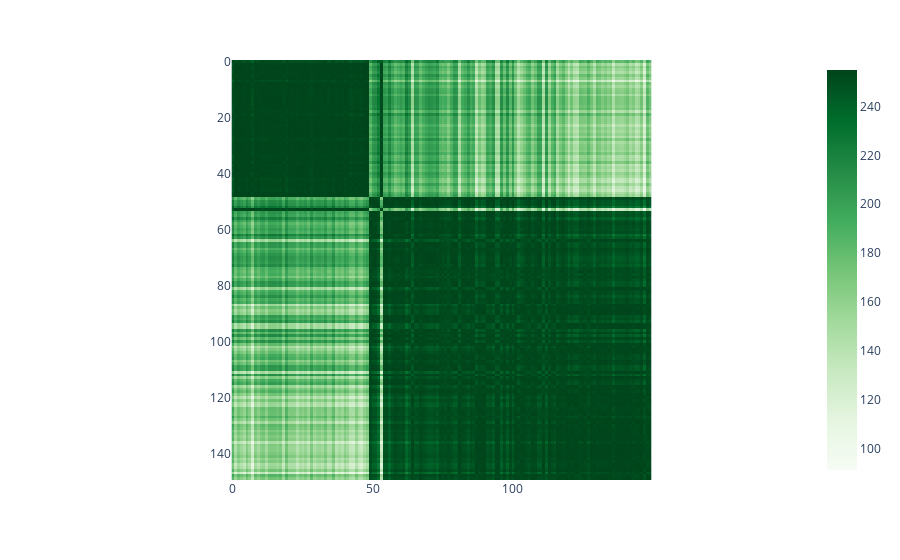

The notebook cell this image was saved under:
### Code cell
plot = px.imshow(color_matrix, color_continuous_scale = "greens")
plot.show(config = {'scrollZoom': True})

### Figure 1 — Plotly figure (JSON) as saved in the notebook; plotly's stock layout.template omitted (floating-point values rounded to 4 significant figures; data arrays with more than 128 entries replaced by an {"elided": "..."} marker saying what was removed)
{"data": [{"coloraxis": "coloraxis", "hovertemplate": "x: %{x}<br>y: %{y}<br>color: %{z}<extra></extra>", "name": "0", "type": "heatmap", "xaxis": "x", "yaxis": "y", "z": {"elided": "150x150 float values"}}], "layout": {"coloraxis": {"colorscale": [[0, "rgb(247,252,245)"], [0.125, "rgb(229,245,224)"], [0.25, "rgb(199,233,192)"], [0.375, "rgb(161,217,155)"], [0.5, "rgb(116,196,118)"], [0.625, "rgb(65,171,93)"], [0.75, "rgb(35,139,69)"], [0.875, "rgb(0,109,44)"], [1, "rgb(0,68,27)"]]}, "margin": {"t": 60}, "xaxis": {"anchor": "y", "constrain": "domain", "domain": [0, 1], "scaleanchor": "y"}, "yaxis": {"anchor": "x", "autorange": "reversed", "constrain": "domain", "domain": [0, 1]}}}
